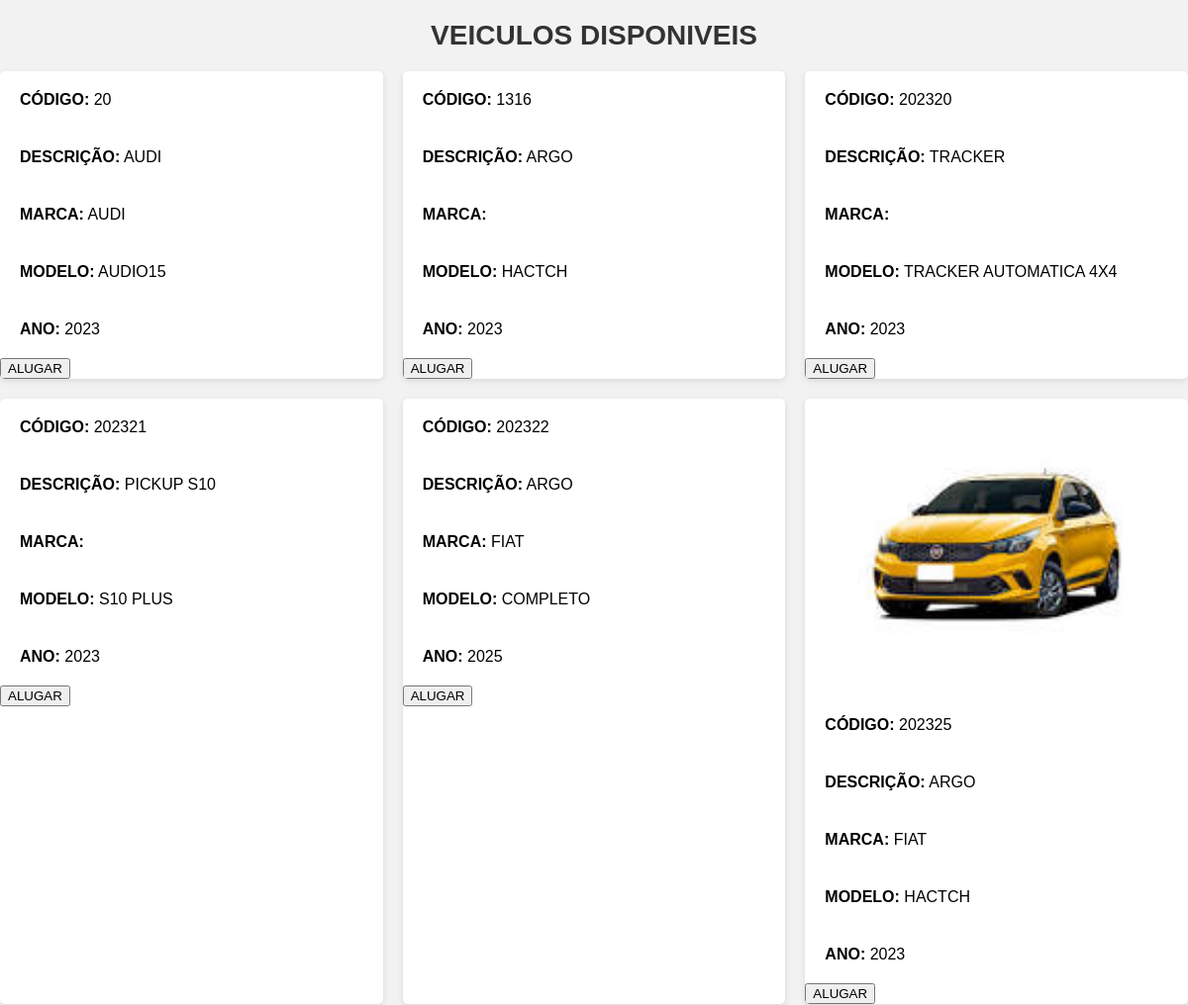
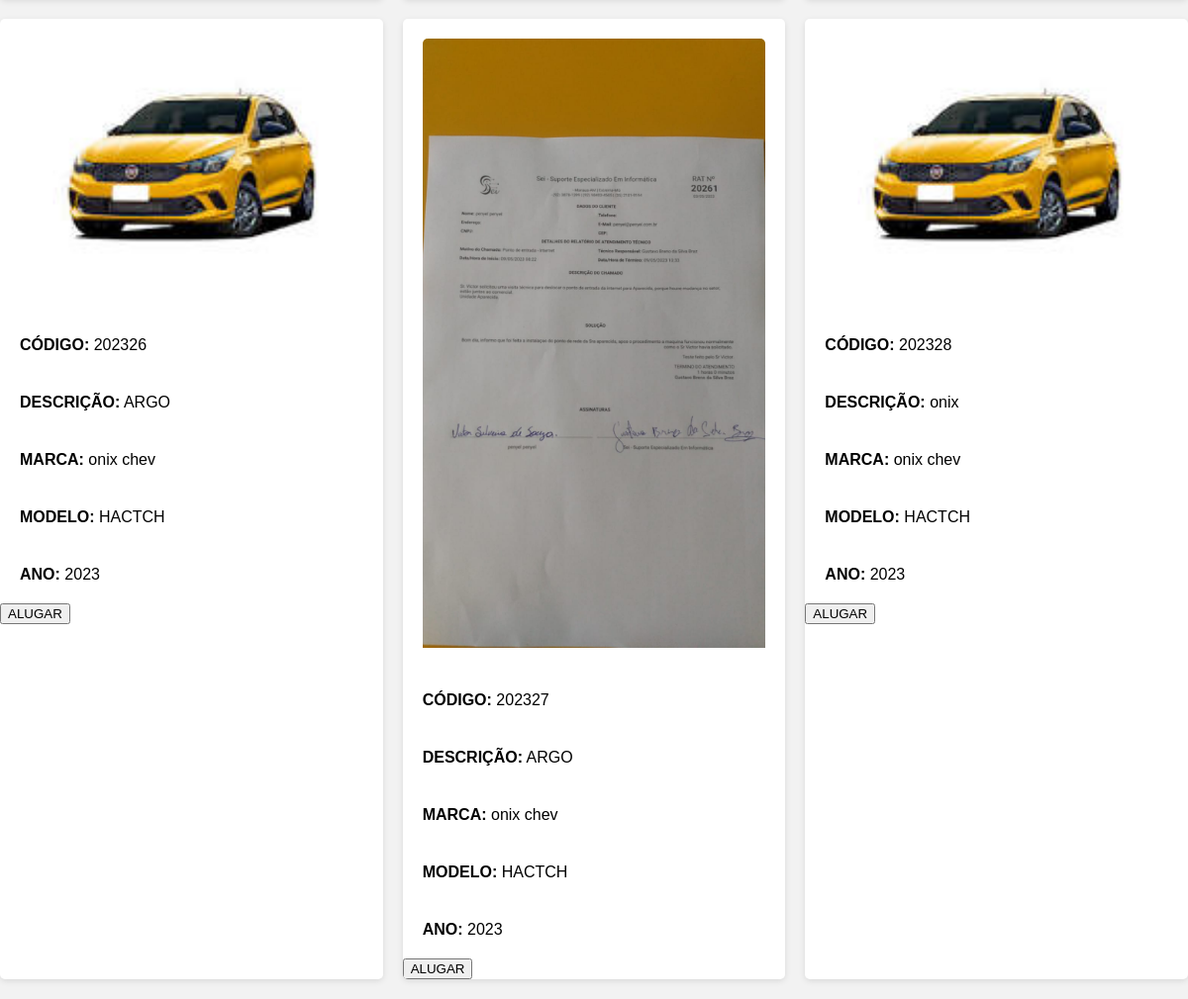
The page /cliente/index.php on the database its author committed (2 pictures, top to bottom).
### tables this page shows
CREATE TABLE `veiculo` (
  `codigo_veiculo` int(11) NOT NULL,
  `modelo_veiculo` varchar(200) NOT NULL,
  `ano_veiculo` varchar(200) NOT NULL,
  `categoria_veiculo` varchar(200) DEFAULT NULL,
  `cor_veiculo` text NOT NULL,
  `descricao_veiculo` varchar(255) DEFAULT NULL,
  `marca_veiculo` varchar(200) DEFAULT NULL,
  `imagem_veiculo` varchar(200) DEFAULT NULL
);

### cliente/index.php (the view, shortened to what this page needs)
<!DOCTYPE html>
<html lang="pt-br">
<head>
  <link rel='stylesheet' type='text/css' media='screen' href='../css/cliente.css'>
</head>
<body>
<?php
require('../conexao.php');
$imagem_veiculo = "http://localhost:8080/Loginlocadora/upload/";
$select_veiculo = mysqli_query($conexao, "SELECT * FROM veiculo ORDER BY codigo_veiculo ASC");
if (mysqli_num_rows($select_veiculo) > 0) {
?>
  <div class="tabela_cliente">
      <div><h1>VEICULOS DISPONIVEIS</h1></div>
      <ul class="lista_veiculos">
          <?php while ($dados_veiculo = mysqli_fetch_assoc($select_veiculo)) { ?>
          <li>
            <?php if ($dados_veiculo['imagem_veiculo'] !=""){ ?>
            <div class="item_veiculo"> <img  src="<?php echo $imagem_veiculo . $dados_veiculo['imagem_veiculo'];?>" alt="imagem do veiculo"></div>
            <?php } ?>
              <div class="item_veiculo"><strong>CÓDIGO:</strong> <?php echo $dados_veiculo['codigo_veiculo'];?></div>
              <div class="item_veiculo"><strong>DESCRIÇÃO:</strong> <?php echo $dados_veiculo['descricao_veiculo'];?></div>
              <div class="item_veiculo"><strong>MARCA:</strong> <?php echo $dados_veiculo['marca_veiculo'];?></div>
              <div class="item_veiculo"><strong>MODELO:</strong> <?php echo $dados_veiculo['modelo_veiculo'];?></div>
              <div class="item_veiculo"><strong>ANO:</strong> <?php echo $dados_veiculo['ano_veiculo'];?></div>
              <a href="alugar.php?codigo_veiculo=<?php echo $dados_veiculo['codigo_veiculo'];?>">
                        <input type="submit" value="ALUGAR">
                    </a>
          </li>
          <?php } ?>
      </ul>
  </div>
<?php } else {
    echo "<script> alert ('NÃO EXISTEM VEICULOS CADASTRADOS!');</script>";
}
?>
</body>
</html>

### css/cliente.css (style rules this page uses)
body, ul { margin: 0; padding: 0; }
body { font-family: Arial, sans-serif; background-color: #f2f2f2; }
h1 { text-align: center; margin-bottom: 20px; color: #333; font-size: 28px; }
.tabela_cliente { margin: 20px 0; }
.lista_veiculos { display: grid; grid-template-columns: repeat(auto-fit, minmax(300px, 1fr)); grid-gap: 20px; list-style-type: none; padding: 0; }
.lista_veiculos li { background-color: #fff; border-radius: 5px; box-shadow: 0 2px 6px rgba(0, 0, 0, 0.1); overflow: hidden; }
.item_veiculo { padding: 20px; }
.item_veiculo img { width: 100%; height: auto; border-radius: 5px 5px 0 0; }

### rows shown on the page
veiculo: codigo_veiculo "20", descricao_veiculo "AUDI", marca_veiculo "AUDI", modelo_veiculo "AUDIO15", ano_veiculo "2023"
veiculo: codigo_veiculo "1316", descricao_veiculo "ARGO", modelo_veiculo "HACTCH", ano_veiculo "2023"
veiculo: codigo_veiculo "202320", descricao_veiculo "TRACKER", modelo_veiculo "TRACKER AUTOMATICA 4X4", ano_veiculo "2023"
veiculo: codigo_veiculo "202321", descricao_veiculo "PICKUP S10", modelo_veiculo "S10 PLUS", ano_veiculo "2023"
veiculo: codigo_veiculo "202322", descricao_veiculo "ARGO", marca_veiculo "FIAT", modelo_veiculo "COMPLETO", ano_veiculo "2025"
veiculo: imagem_veiculo (picture), codigo_veiculo "202325", descricao_veiculo "ARGO", marca_veiculo "FIAT", modelo_veiculo "HACTCH", ano_veiculo "2023"
veiculo: imagem_veiculo (picture), codigo_veiculo "202326", descricao_veiculo "ARGO", marca_veiculo "onix chev", modelo_veiculo "HACTCH", ano_veiculo "2023"
veiculo: imagem_veiculo (picture), codigo_veiculo "202327", descricao_veiculo "ARGO", marca_veiculo "onix chev", modelo_veiculo "HACTCH", ano_veiculo "2023"
veiculo: imagem_veiculo (picture), codigo_veiculo "202328", descricao_veiculo "onix", marca_veiculo "onix chev", modelo_veiculo "HACTCH", ano_veiculo "2023"
